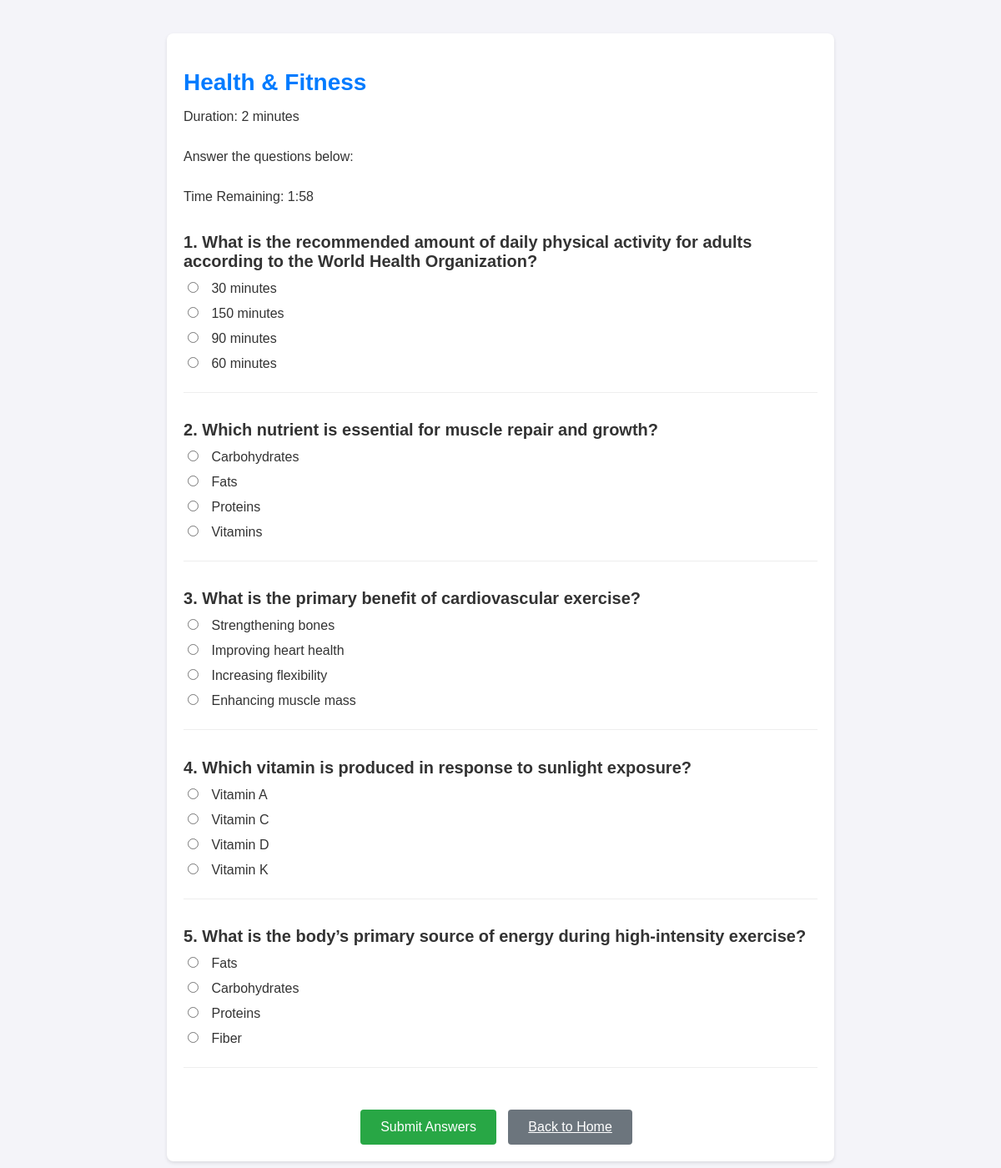
/quizzes/quiz/7/participate/ (signed in), run on the app's committed database.
### quizzes/models.py (models this page shows)
class QuizModel(models.Model):
    title = models.CharField(max_length=255)
    author = models.ForeignKey(get_user_model(), on_delete=models.CASCADE, related_name="QuizModel_user",null=True)
    quiz_picture = models.ImageField(upload_to="quiz_pictures/",null=True, blank=True)
    description = models.TextField(null=True,blank=True)
    no_of_questions= models.IntegerField(default=0)
    duration_minutes = models.IntegerField(default=10)
    created_at = models.DateTimeField(auto_now_add=True)

class QuestionModel(models.Model):
    quiz = models.ForeignKey(QuizModel, on_delete=models.CASCADE, related_name='QuestionModel_quiz')
    text = models.TextField()

class ChoiceModel(models.Model):
    question = models.ForeignKey(QuestionModel, on_delete=models.CASCADE, related_name='ChoiceModel_question')
    text = models.CharField(max_length=255)
    is_correct = models.BooleanField(default=False)

### quizzes/views.py (the view, shortened to what this page needs)
# urls.py: path('quiz/<int:quiz_id>/participate/', participate_in_quiz_view, name='participate_in_quiz'),
@login_required
def participate_in_quiz_view(request, quiz_id):
    quiz = get_object_or_404(QuizModel, id=quiz_id)
    return render(request, 'participate.html', context={'quiz': quiz, 'duration': quiz.duration_minutes})

### quizzes/templates/participate.html (shortened to what this page needs)
<!DOCTYPE html>
<html lang="en">
<head>
</head>
<body>
  <div class="container mt-5 pt-4">
    <div class="quiz-participation">
      <h2 class="text-center">{{ quiz.title }}</h2>
      <p class="text-center text-muted">Duration: {{ duration }} minutes</p>
      <p class="text-center text-muted">Answer the questions below:</p>
      <div class="quiz-timer text-center">
        Time Remaining: <span id="timer"></span>
      </div>
      <form method="post" id="participationForm">
        {% for question in quiz.QuestionModel_quiz.all %}
        <div class="question my-4">
          <h5>{{ forloop.counter }}. {{ question.text }}</h5>
          <div class="choices">
            {% for choice in question.ChoiceModel_question.all %}
            <div class="form-check">
              <input type="radio" class="form-check-input" name="question_{{ question.id }}" id="choice_{{ choice.id }}"
                value="{{ choice.id }}">
              <label class="form-check-label" for="choice_{{ choice.id }}">{{ choice.text }}</label>
            </div>
            {% endfor %}
          </div>
        </div>
        {% endfor %}
        <div class="button-container">
          <button type="submit" class="btn btn-success">Submit Answers</button>
          <a href="{% url 'home_view' %}" class="btn btn-secondary">Back to Home</a>
        </div>
      </form>
    </div>
  </div>
</body>
</html>

### quizzes/templates/participate.html (style rules this page uses)
body { font-family: Arial, sans-serif; background-color: #f4f4f9; color: #333; margin: 0; padding: 0; }
.container { max-width: 800px; margin: 0 auto; padding: 40px 20px; }
.quiz-participation { background-color: #fff; padding: 20px; border-radius: 8px; box-shadow: 0 2px 4px rgba(0, 0, 0, 0.1); }
h2 { font-size: 28px; margin-bottom: 10px; color: #007bff; }
p { font-size: 16px; margin-bottom: 30px; }
.question { border-bottom: 1px solid #eee; padding-bottom: 15px; margin-bottom: 15px; }
h5 { font-size: 20px; margin-bottom: 10px; }
.form-check { margin-bottom: 10px; }
.form-check-label { margin-left: 8px; cursor: pointer; }
.button-container { text-align: center; margin-top: 30px; }
.btn { color: white; border: none; padding: 12px 24px; font-size: 16px; cursor: pointer; border-radius: 4px; margin-top: 20px; margin-right: 10px; display: inline-block; }
.btn-success { background-color: #28a745; }
.btn-secondary { background-color: #6c757d; }

### data on the page
QuizModel: title "Health & Fitness"
QuestionModel: text "What is the recommended amount of daily physical activity for adults according to the World Health Organization?"
ChoiceModel: text "30 minutes"
ChoiceModel: text "150 minutes"
ChoiceModel: text "90 minutes"
ChoiceModel: text "60 minutes"
QuestionModel: text "Which nutrient is essential for muscle repair and growth?"
ChoiceModel: text "Carbohydrates"
ChoiceModel: text "Fats"
ChoiceModel: text "Proteins"
ChoiceModel: text "Vitamins"
QuestionModel: text "What is the primary benefit of cardiovascular exercise?"
ChoiceModel: text "Strengthening bones"
ChoiceModel: text "Improving heart health"
ChoiceModel: text "Increasing flexibility"
ChoiceModel: text "Enhancing muscle mass"
QuestionModel: text "Which vitamin is produced in response to sunlight exposure?"
ChoiceModel: text "Vitamin A"
ChoiceModel: text "Vitamin C"
ChoiceModel: text "Vitamin D"
ChoiceModel: text "Vitamin K"
QuestionModel: text "What is the body’s primary source of energy during high-intensity exercise?"
ChoiceModel: text "Fats"
ChoiceModel: text "Carbohydrates"
ChoiceModel: text "Proteins"
ChoiceModel: text "Fiber"

### other printed values
{{ duration }} "2"
